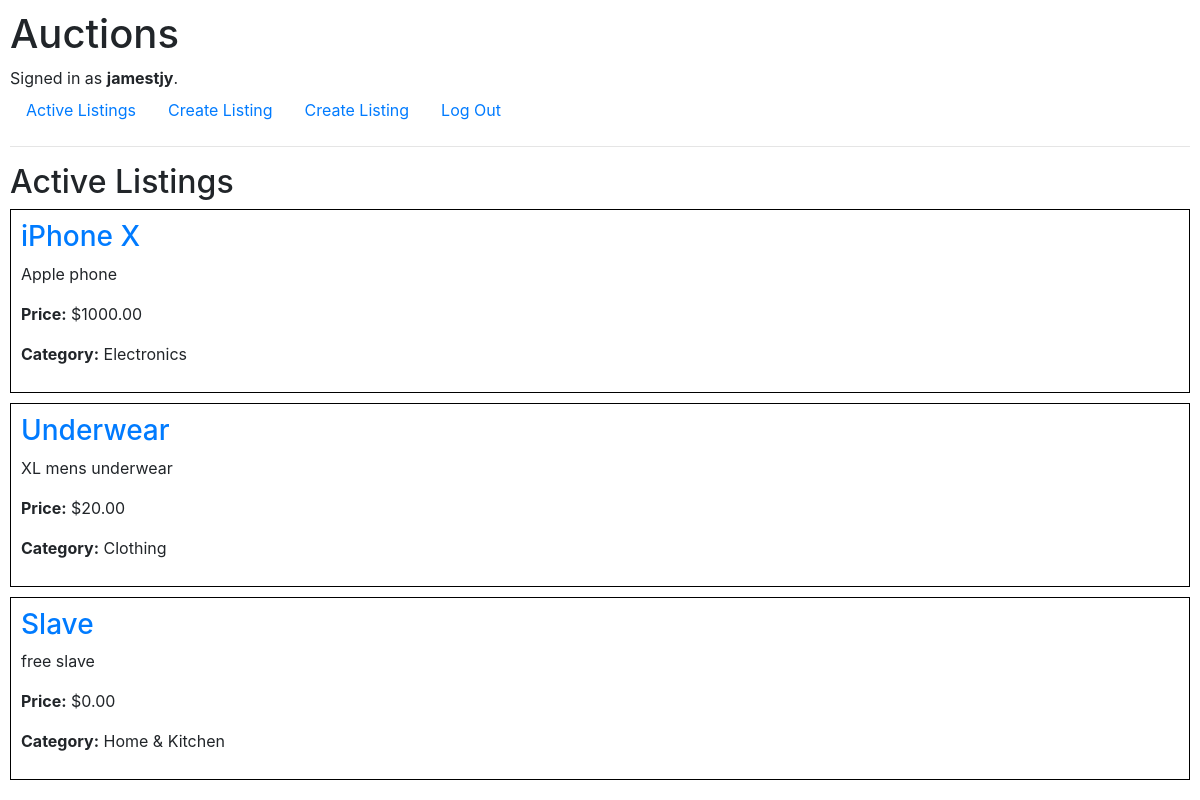
Screenshot of / (signed in) with the database file from the repository.
### auctions/models.py (models this page shows, shortened)
class User(AbstractUser):
    pass

class Listings(models.Model):
    CATEGORIES = [
    ("electronics", "Electronics"),
    ("clothing", "Clothing"),
    ("home_kitchen", "Home & Kitchen"),
    ("beauty", "Beauty & Personal Care"),
    ("sports", "Sports & Outdoors"),
    ("toys", "Toys & Games"),
    ("books", "Books"),
    ("groceries", "Groceries"),
    ("furniture", "Furniture"),
    ("automotive", "Automotive"),
]
    title = models.CharField(max_length=64, blank=False)
    description = models.TextField(blank=False)
    starting_bid = models.DecimalField(decimal_places=2, max_digits=10, blank=False)
    image = models.URLField(blank=True) # optional
    category = models.CharField(max_length=20, choices=CATEGORIES, blank=True) # optional
    is_active = models.BooleanField(default=True, null=False) # cannot be null in database
    watchers = models.ManyToManyField(User, blank=True, related_name='watchlist')

### auctions/views.py (the view)
# urls.py: path("", views.index, name="index"),
def index(request):
    listings = Listings.objects.filter(is_active=True)
    return render(request, "auctions/index.html", {
        "listings": listings,
        "user": request.user})

### auctions/templates/auctions/index.html (shortened to what this page needs)
{% extends "auctions/layout.html" %}
{% block body %}
    <h2>Active Listings</h2>
    {% for listing in listings %}
        <div class="listing">
            <h3><a href="{% url 'listing' listing_id=listing.id %}">{{ listing.title }}</a></h3>
            <p>{{ listing.description }}</p>
            <p><strong>Price:</strong> ${{ listing.starting_bid }}</p>
            {% if listing.category %}
                <p><strong>Category:</strong> {{ listing.get_category_display }}</p>
            {% endif %}
        </div>
    {% empty %}
        <p>No active listings available.</p>
    {% endfor %}
{% endblock %}

### auctions/templates/auctions/layout.html (shortened to what this page needs)
{% load static %}
<!DOCTYPE html>
<html lang="en">
    <head>
        <link rel="stylesheet" href="https://stackpath.bootstrapcdn.com/bootstrap/4.4.1/css/bootstrap.min.css">
        <link href="{% static 'auctions/styles.css' %}" rel="stylesheet">
    </head>
    <body>
        <h1>Auctions</h1>
        <div>
            {% if user.is_authenticated %}
                Signed in as <strong>{{ user.username }}</strong>.
            {% else %}
                Not signed in.
            {% endif %}
        </div>
        <ul class="nav">
            <li class="nav-item">
                <a class="nav-link" href="{% url 'index' %}">Active Listings</a>
            </li>
            {% if user.is_authenticated %}
                <li class="nav-item">
                    <a class="nav-link" href="{% url 'watchlist' %}">Create Listing</a>
                </li>
                <li class="nav-item">
                    <a class="nav-link" href="{% url 'create_listing' %}">Create Listing</a>
                </li>
                <li class="nav-item">
                    <a class="nav-link" href="{% url 'logout' %}">Log Out</a>
                </li>
            {% endif %}
        </ul>
        <hr>
        {% block body %}
        {% endblock %}
    </body>
</html>

### auctions/static/auctions/styles.css (style rules this page uses)
body { padding: 10px; }
.listing { border: 1px solid black; padding: 10px; margin-bottom: 10px; }

### rows the page displays
User: username "jamestjy"
Listings: title "iPhone X", description "Apple phone", starting_bid "1000.00", category "Electronics"
Listings: title "Underwear", description "XL mens underwear", starting_bid "20.00", category "Clothing"
Listings: title "Slave", description "free slave", starting_bid "0.00", category "Home & Kitchen"
